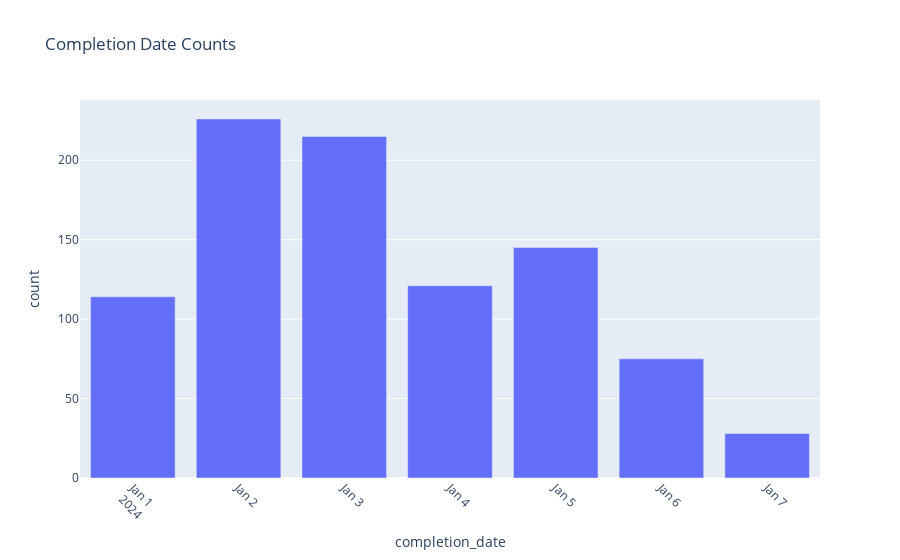

Here is the notebook cell this chart was saved with:
### Code cell
import plotly.express as px
import pandas as pd

# Assuming you have the 'metadata_only_df' DataFrame with 'completion_date' column
# First, ensure that the 'completion_date' column is in datetime format


metadata_only_df["completion_date"] = metadata_only_df["completion_date"].replace("Invalid date format", "")
metadata_only_df["completion_date"] = pd.to_datetime(metadata_only_df["completion_date"], errors='coerce')

# Convert the 'completion_date' to string for better compatibility with Plotly
metadata_only_df["completion_date_str"] = metadata_only_df["completion_date"].dt.strftime('%Y-%m-%d')

start_date = '2024-01-01'
end_date = '2024-01-08'
filtered_df = metadata_only_df[(metadata_only_df['completion_date'] >= start_date) & (metadata_only_df['completion_date'] <= end_date)]

# Grouping by the completion date to get the count for each date
date_counts = filtered_df['completion_date_str'].value_counts().reset_index()
date_counts.columns = ['completion_date', 'count']

# Creating the plot using Plotly
fig = px.bar(date_counts, x='completion_date', y='count', title='Completion Date Counts')
fig.update_xaxes(tickangle=45)
fig.show()

### Figure 1 — Plotly figure (JSON) as saved in the notebook; plotly's stock layout.template omitted (floating-point values rounded to 4 significant figures)
{"data": [{"alignmentgroup": "True", "hovertemplate": "completion_date=%{x}<br>count=%{y}<extra></extra>", "legendgroup": "", "marker": {"color": "#636efa", "pattern": {"shape": ""}}, "name": "", "offsetgroup": "", "orientation": "v", "showlegend": false, "textposition": "auto", "type": "bar", "x": ["2024-01-02", "2024-01-03", "2024-01-05", "2024-01-04", "2024-01-01", "2024-01-06", "2024-01-07"], "xaxis": "x", "y": [226, 215, 145, 121, 114, 75, 28], "yaxis": "y"}], "layout": {"barmode": "relative", "legend": {"tracegroupgap": 0}, "title": {"text": "Completion Date Counts"}, "xaxis": {"anchor": "y", "domain": [0, 1], "tickangle": 45, "title": {"text": "completion_date"}}, "yaxis": {"anchor": "x", "domain": [0, 1], "title": {"text": "count"}}}}
